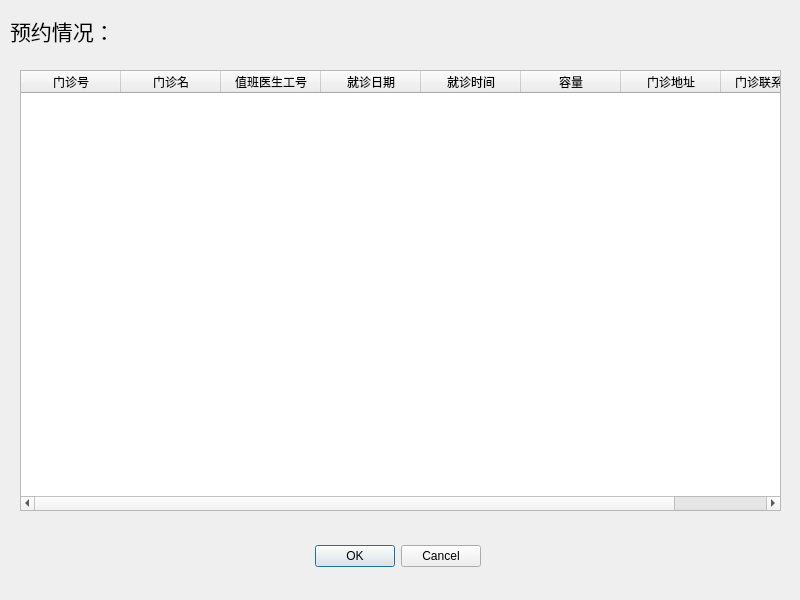
<?xml version="1.0" encoding="UTF-8"?>
<ui version="4.0">
 <class>SearchByPatientPhoneDlg</class>
 <widget class="QDialog" name="SearchByPatientPhoneDlg">
  <property name="geometry">
   <rect>
    <x>0</x>
    <y>0</y>
    <width>800</width>
    <height>600</height>
   </rect>
  </property>
  <property name="windowTitle">
   <string>Dialog</string>
  </property>
  <widget class="QDialogButtonBox" name="buttonBox">
   <property name="geometry">
    <rect>
     <x>140</x>
     <y>540</y>
     <width>341</width>
     <height>32</height>
    </rect>
   </property>
   <property name="orientation">
    <enum>Qt::Orientation::Horizontal</enum>
   </property>
   <property name="standardButtons">
    <set>QDialogButtonBox::StandardButton::Cancel|QDialogButtonBox::StandardButton::Ok</set>
   </property>
  </widget>
  <widget class="QLabel" name="label_ReceptionInformation">
   <property name="geometry">
    <rect>
     <x>10</x>
     <y>0</y>
     <width>131</width>
     <height>61</height>
    </rect>
   </property>
   <property name="font">
    <font>
     <family>Modern No. 20</family>
     <pointsize>16</pointsize>
    </font>
   </property>
   <property name="text">
    <string>预约情况：</string>
   </property>
  </widget>
  <widget class="QTableWidget" name="tableWidget_PatientReception">
   <property name="geometry">
    <rect>
     <x>20</x>
     <y>70</y>
     <width>761</width>
     <height>441</height>
    </rect>
   </property>
   <column>
    <property name="text">
     <string>门诊号</string>
    </property>
   </column>
   <column>
    <property name="text">
     <string>门诊名</string>
    </property>
   </column>
   <column>
    <property name="text">
     <string>值班医生工号</string>
    </property>
   </column>
   <column>
    <property name="text">
     <string>就诊日期</string>
    </property>
   </column>
   <column>
    <property name="text">
     <string>就诊时间</string>
    </property>
   </column>
   <column>
    <property name="text">
     <string>容量</string>
    </property>
   </column>
   <column>
    <property name="text">
     <string>门诊地址</string>
    </property>
   </column>
   <column>
    <property name="text">
     <string>门诊联系电话</string>
    </property>
   </column>
  </widget>
 </widget>
 <resources/>
 <connections>
  <connection>
   <sender>buttonBox</sender>
   <signal>accepted()</signal>
   <receiver>SearchByPatientPhoneDlg</receiver>
   <slot>accept()</slot>
   <hints>
    <hint type="sourcelabel">
     <x>248</x>
     <y>254</y>
    </hint>
    <hint type="destinationlabel">
     <x>157</x>
     <y>274</y>
    </hint>
   </hints>
  </connection>
  <connection>
   <sender>buttonBox</sender>
   <signal>rejected()</signal>
   <receiver>SearchByPatientPhoneDlg</receiver>
   <slot>reject()</slot>
   <hints>
    <hint type="sourcelabel">
     <x>316</x>
     <y>260</y>
    </hint>
    <hint type="destinationlabel">
     <x>286</x>
     <y>274</y>
    </hint>
   </hints>
  </connection>
 </connections>
</ui>
